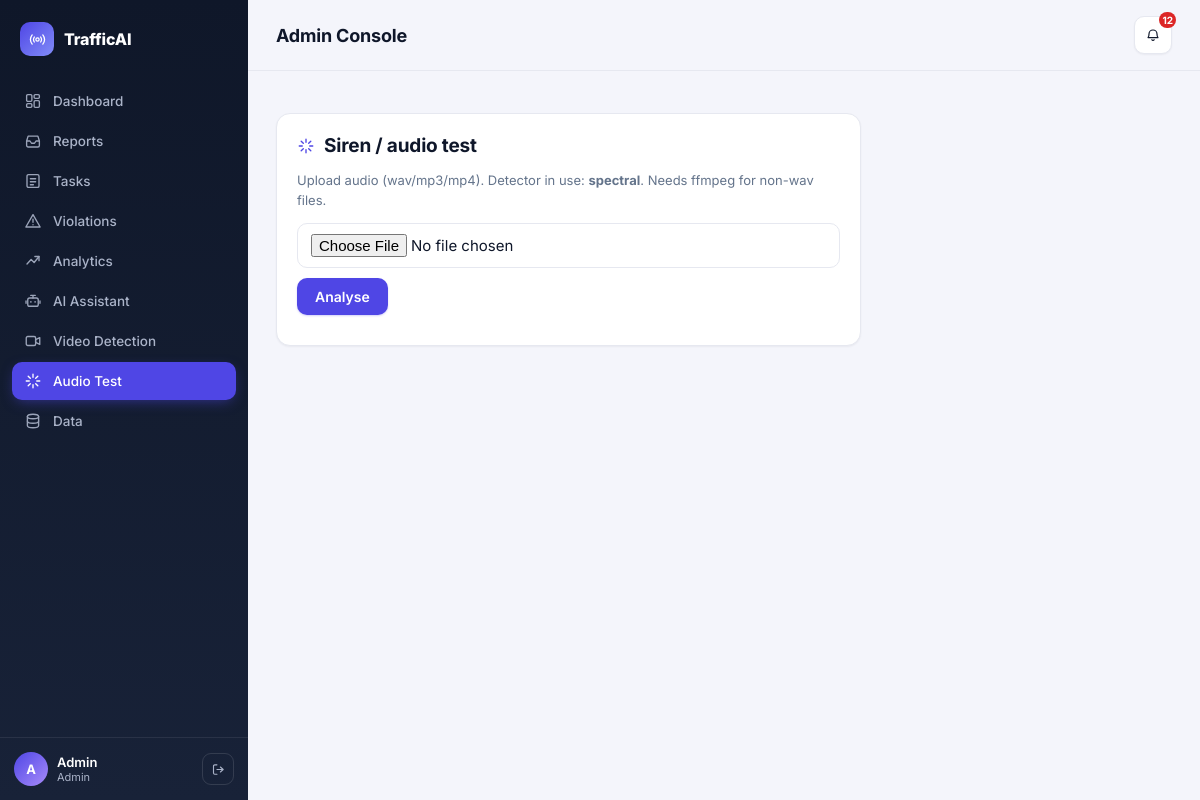
The app's page /admin/source (signed in) with its own data.
### tables this page shows
CREATE TABLE users(id INTEGER PRIMARY KEY, name TEXT, username TEXT UNIQUE, password_hash TEXT,
  role TEXT, phone TEXT, lat REAL, lng REAL);

### app.py (the view, shortened to what this page needs)
@app.route("/admin/source", methods=["GET", "POST"])
@need("admin")
def source():
    audio_result = None
    return render_template("admin_source.html", audio_result=audio_result, detector=audio.detector_name())

### app.py (called while the page is built)
def cur_user():
    uid = session.get("uid")
    return db.q("SELECT * FROM users WHERE id=?", (uid,), one=True) if uid else None

def need(*roles):
    def deco(f):
        @wraps(f)
        def w(*a, **k):
            u = cur_user()
            if not u:
                return redirect(url_for("login", next=request.path))
            if roles and u["role"] not in roles:
                abort(403)
            return f(*a, **k)
        return w
    return deco

@app.context_processor
def inject():
    u = cur_user()
    unread = db.q("SELECT COUNT(*) n FROM notifications WHERE user_id=? AND is_read=0", (u["id"],), one=True)["n"] if u else 0
    return {"user": u, "unread": unread}

### audio.py (called while the page is built)
def detector_name():
    try:
        import siren_model
        return "MFCC+CNN" if siren_model.available() else "spectral"
    except Exception:
        return "spectral"

### database.py (called while the page is built)
def conn():
    os.makedirs(os.path.dirname(C.DB_PATH), exist_ok=True)
    c = sqlite3.connect(C.DB_PATH, timeout=30)
    c.row_factory = sqlite3.Row
    c.execute("PRAGMA journal_mode=WAL")
    return c

def q(sql, args=(), one=False):
    c = conn()
    try:
        rows = [dict(r) for r in c.execute(sql, args).fetchall()]
    finally:
        c.close()
    return (rows[0] if rows else None) if one else rows

### siren_model.py (called while the page is built, shortened)
def load_model(path=MODEL_PATH):
    global _MODEL
    return _MODEL

def available():
    return load_model() is not None

### templates/admin_source.html (shortened to what this page needs)
{% extends "base.html" %}{% block title %}Audio Test{% endblock %}{% block body %}
{% from "_icons.html" import icon %}
<div class="grid g2">
  <div class="card">
    <h2>{{ icon('spark') }}Siren / audio test</h2>
    <p class="muted">Upload audio (wav/mp3/mp4). Detector in use: <b>{{ detector }}</b>. Needs ffmpeg for non-wav files.</p>
    <form method="post" enctype="multipart/form-data">
      <input type="file" name="audio" accept="audio/*,video/*" required>
      <button type="submit">Analyse</button>
    </form>
  </div>
</div>{% endblock %}

### templates/base.html (shortened to what this page needs)
<!doctype html><html><head><meta charset="utf-8"><meta name="viewport" content="width=device-width,initial-scale=1">
<link rel="stylesheet" href="{{ url_for('static', filename='style.css') }}"></head><body>
{% from "_icons.html" import icon %}
{% if user %}
<div class="shell">
 <aside class="sidebar">
  <a class="brand" href="/"><span class="logo">{{ icon('radio', 17) }}</span> TrafficAI</a>
  <nav>
  {% if user.role=='admin' %}
   <a href="/admin" class="{{ 'active' if request.path=='/admin' }}">{{ icon('dashboard') }}Dashboard</a>
   <a href="/admin/reports" class="{{ 'active' if request.path.startswith('/admin/reports') }}">{{ icon('inbox') }}Reports</a>
   <a href="/admin/tasks" class="{{ 'active' if request.path.startswith('/admin/tasks') }}">{{ icon('tasks') }}Tasks</a>
   <a href="/admin/violations" class="{{ 'active' if request.path.startswith('/admin/violations') }}">{{ icon('alert') }}Violations</a>
   <a href="/admin/analytics" class="{{ 'active' if request.path.startswith('/admin/analytics') }}">{{ icon('trend') }}Analytics</a>
   <a href="/admin/assistant" class="{{ 'active' if request.path.startswith('/admin/assistant') }}">{{ icon('bot') }}AI Assistant</a>
   <a href="/admin/video" class="{{ 'active' if request.path.startswith('/admin/video') }}">{{ icon('video') }}Video Detection</a>
   <a href="/admin/source" class="{{ 'active' if request.path.startswith('/admin/source') }}">{{ icon('spark') }}Audio Test</a>
   <a href="/admin/data" class="{{ 'active' if request.path.startswith('/admin/data') }}">{{ icon('db') }}Data</a>
  {% elif user.role=='police' %}
   <a href="/police" class="{{ 'active' if request.path.startswith('/police') }}">{{ icon('check-shield') }}My Tasks</a>
  {% else %}
   <a href="/report" class="{{ 'active' if request.path.startswith('/report') }}">{{ icon('doc') }}Report Issue</a>
   <a href="/my-reports" class="{{ 'active' if request.path.startswith('/my-reports') }}">{{ icon('inbox') }}My Reports</a>
  {% endif %}
  </nav>
  <div class="sidebar-foot">
   <div class="user-chip"><div class="avatar">{{ user.name[0]|upper }}</div><div><div class="u-name">{{ user.name }}</div><div class="u-role">{{ user.role }}</div></div></div>
   <a class="logout-link" href="/logout" title="Log out">{{ icon('logout', 15) }}</a>
  </div>
 </aside>
 <div class="main-col">
  <header class="topbar">
   <div class="topbar-title">{{ {'admin':'Admin Console','police':'Officer Console'}.get(user.role, 'Citizen Portal') }}</div>
   <div class="topbar-actions"><a class="icon-btn" href="/notifications">{{ icon('bell', 16) }}{% if unread %}<span class="badge">{{ unread }}</span>{% endif %}</a></div>
  </header>
{% else %}
<header class="public-nav"><a class="brand" href="/"><span class="logo">{{ icon('radio', 16) }}</span>TrafficAI</a>
<nav><a href="/login">Login</a><a class="btn" href="/register">Get started</a></nav></header>
{% endif %}
  <main class="{{ 'content' if user else 'public-main' }}">{% block body %}{% endblock %}</main>
{% if user %}
 </div>
</div>
{% endif %}
</body></html>

### records on screen
users: name "A", name "Admin", role "Admin", role "Admin Console"

### other values on screen
{{ unread }} "12"
{{ detector }} "spectral"
